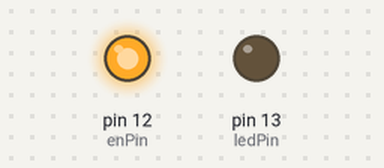
The sketch below on a simulated Teensy 3. Parts: output pins drawn as LEDs (lit = HIGH). Pins used as bus, display or sensor lines are not drawn.

Above: at 5.1 s.
At 18.5 s:
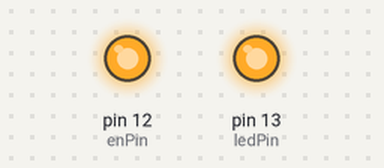
Timing chart, 0 to 40.0 s (numbered marks = the images above):
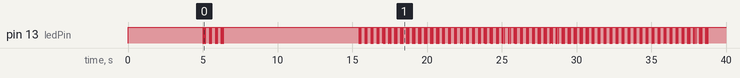

The sketch:

Atlas6.ino
```cpp
// Code for Atlas6 - High altitude balloon
// Based on Teensy 3.0
// RTTY using Interrupts for timing (IntervalTimer lib which is built into the Teensyduino code)
//
// jacoxon@googlemail.com

IntervalTimer timer0;

int txPin = 11, enPin = 12, ledPin = 13;
volatile uint32_t timer0count;
volatile char c;

//Variables
int32_t lat = 514981000, lon = -530000, alt = 0;
uint8_t gps_hour = 0, gps_minute = 0, gps_second = 0, gps_month = 0, gps_day = 0, lock = 0, sats = 0, navmode = 0, n = 1, GPSerror = 0, voltage, int_temp;
char superbuffer [80]; //Telem string buffer
uint8_t buf[60]; //GPS receive buffer
int count = 0;

struct t_htab { char c; int hellpat[5]; } ;

struct t_htab helltab[] = {

  {'1', { B00000100, B00000100, B01111100, B00000000, B00000000 } },
  {'2', { B01001000, B01100100, B01010100, B01001100, B01000000 } },
  {'3', { B01000100, B01000100, B01010100, B01010100, B00111100 } },
  {'4', { B00011100, B00010000, B00010000, B01111100, B00010000 } },
  {'5', { B01000000, B01011100, B01010100, B01010100, B00110100 } },
  {'6', { B00111100, B01010010, B01001010, B01001000, B00110000 } },
  {'7', { B01000100, B00100100, B00010100, B00001100, B00000100 } },
  {'8', { B00111100, B01001010, B01001010, B01001010, B00111100 } },
  {'9', { B00001100, B01001010, B01001010, B00101010, B00111100 } },
  {'0', { B00111000, B01100100, B01010100, B01001100, B00111000 } },
  {'A', { B01111000, B00101100, B00100100, B00101100, B01111000 } },
  {'B', { B01000100, B01111100, B01010100, B01010100, B00101000 } },
  {'C', { B00111000, B01101100, B01000100, B01000100, B00101000 } },
  {'D', { B01000100, B01111100, B01000100, B01000100, B00111000 } },
  {'E', { B01111100, B01010100, B01010100, B01000100, B01000100 } },
  {'F', { B01111100, B00010100, B00010100, B00000100, B00000100 } },
  {'G', { B00111000, B01101100, B01000100, B01010100, B00110100 } },
  {'H', { B01111100, B00010000, B00010000, B00010000, B01111100 } },
  {'I', { B00000000, B01000100, B01111100, B01000100, B00000000 } },
  {'J', { B01100000, B01000000, B01000000, B01000000, B01111100 } },
  {'K', { B01111100, B00010000, B00111000, B00101000, B01000100 } },
  {'L', { B01111100, B01000000, B01000000, B01000000, B01000000 } },
  {'M', { B01111100, B00001000, B00010000, B00001000, B01111100 } },
  {'N', { B01111100, B00000100, B00001000, B00010000, B01111100 } },
  {'O', { B00111000, B01000100, B01000100, B01000100, B00111000 } },
  {'P', { B01000100, B01111100, B01010100, B00010100, B00011000 } },
  {'Q', { B00111000, B01000100, B01100100, B11000100, B10111000 } },
  {'R', { B01111100, B00010100, B00010100, B00110100, B01011000 } },
  {'S', { B01011000, B01010100, B01010100, B01010100, B00100100 } },
  {'T', { B00000100, B00000100, B01111100, B00000100, B00000100 } },
  {'U', { B01111100, B01000000, B01000000, B01000000, B01111100 } },
  {'V', { B01111100, B00100000, B00010000, B00001000, B00000100 } },
  {'W', { B01111100, B01100000, B01111100, B01000000, B01111100 } },
  {'X', { B01000100, B00101000, B00010000, B00101000, B01000100 } },
  {'Y', { B00000100, B00001000, B01110000, B00001000, B00000100 } },
  {'Z', { B01000100, B01100100, B01010100, B01001100, B01100100 } },
  {'.', { B01000000, B01000000, B00000000, B00000000, B00000000 } },
  {'-', { B00010000, B00010000, B00010000, B00010000, B00010000 } },
  {',', { B10000000, B10100000, B01100000, B00000000, B00000000 } },
  {'/', { B01000000, B00100000, B00010000, B00001000, B00000100 } },
  {'@', { B00111000, B01000100, B01010100, B01000100, B00111000 } },
  {'$', { B01011000, B01010100, B11010110, B01010100, B00100100 } },
  {'*', { B00000000, B00000000, B00000100, B00001110, B00000100 } }

};

#define N_HELL  (sizeof(helltab)/sizeof(helltab[0]))

void helldelay()
{
  //Slow
  delay(64);
  delayMicroseconds(900);

  //Feld-Hell
  //delay(8);
  //delayMicroseconds(160);

}

void on()
{
  digitalWrite(txPin, HIGH);
  helldelay();
  digitalWrite(txPin, LOW);
}

void hellsend(char c)
{
  int i,j,q ;
  if (c == ' ') {
      for (int d=0; d<14; d++){
        helldelay();
      }
    return ;
  }
  for (i=0; i<N_HELL; i++) {
    if (helltab[i].c == c) {

      for (j=0; j<=4; j++)
      {
        byte mask = B10000000;
        for (q=0; q<=6; q++)
        {
          if(helltab[i].hellpat[j] & mask) {
            on();
          } else {
            helldelay();
          }
          mask >>= 1;
        }
      }
      for (int d=0; d<14; d++){
        helldelay();
      }
      return ;
    }
  }
  /* if we drop off the end, then we send a space */
}

void hellsendmsg(char *str)
{
  while (*str)
    hellsend(*str++) ;
}

// RTTY Functions - from RJHARRISON's AVR Code
void rtty_txstring (char * string)
{
	/* Simple function to sent a char at a time to
	** rtty_txbyte function.
	** NB Each char is one byte (8 Bits)
	*/
	c = *string++;
	while ( c != '\0')
	{
          timer0count = 0;
          timer0.begin(timerCallback0, 19925); // 19925 (21000 - 18850 microseconds)
          while(timer0count < 11){}
          timer0.end();
          c = *string++;
	}
}

void rtty_txbit (int bit)
{
  		if (bit)
		{
		  // high
                  digitalWrite(txPin, HIGH);
                  digitalWrite(ledPin, HIGH);
		}
		else
		{
		  // low
                  digitalWrite(txPin, LOW);
                  digitalWrite(ledPin, LOW);
		}

}

void timerCallback0() {

  // start, data, data, data, data, data, data, data, data, stop, stop
  if(timer0count == 0){
    rtty_txbit (0); // Start bit
  }
  else if(timer0count >= 1 && timer0count <= 8){
    if (c & 1) rtty_txbit(1);
        else rtty_txbit(0);
    c = c >> 1;
  }
  if(timer0count == 9 || timer0count == 10){
    rtty_txbit (1); // Stop bit
  }
  timer0count++;
}


void setup()
{
  pinMode(txPin, OUTPUT);
  pinMode(enPin, OUTPUT);
  pinMode(ledPin, OUTPUT);

  Serial1.begin(9600);

  analogReference(EXTERNAL);
  analogReadAveraging(32);

  digitalWrite(enPin, HIGH);

  digitalWrite(ledPin, HIGH);
  delay(5000); //delay to allow GPS to fully boot
  digitalWrite(ledPin, LOW);

  rtty_txstring("$$$$");
  setupGPS();
  delay(2000);
}

void loop()
{
  int n;
  count++;

  gps_check_nav();

  if(navmode != 6 && count > 5) {
    setupGPS();
  }

  if((count % 100) == 0) {
    setupGPS();
  }

  delay(100);
  gps_check_lock();
  delay(100);
  gps_get_time();
  delay(100);
  gps_get_position();

  voltage = analogRead(8);
  int_temp =  analogRead(38);

  n=sprintf (superbuffer, "$$ATLAS,%d,%02d:%02d:%02d,%ld,%ld,%ld,%d,%d,%d,%d,%d,%d", count, gps_hour, gps_minute, gps_second, lat, lon, alt, sats, lock, navmode, GPSerror, voltage, int_temp);
  n = sprintf (superbuffer, "%s*%04X\n", superbuffer, gps_CRC16_checksum(superbuffer));

  if((count % 20) == 0){
    hellsendmsg(superbuffer);
    delay(500);
    rtty_txstring("$$$$$$$$$$$$");
  }
  else {
    rtty_txstring("$$");
    rtty_txstring(superbuffer);
  }

}

//************Other Functions*****************

uint16_t gps_CRC16_checksum (char *string)
{
	size_t i;
	uint16_t crc;
	uint8_t c;

	crc = 0xFFFF;

	// Calculate checksum ignoring the first two $s
	for (i = 2; i < strlen(string); i++)
	{
		c = string[i];
		crc = crc_xmodem_update (crc, c);
	}

	return crc;
}

//from
// http://www.nongnu.org/avr-libc/user-manual/group__util__crc.html#gaca726c22a1900f9bad52594c8846115f
uint16_t crc_xmodem_update (uint16_t crc, uint8_t data)
 {
  int i;

  crc = crc ^ ((uint16_t)data << 8);
  for (i=0; i<8; i++)
  {
      if (crc & 0x8000)
          crc = (crc << 1) ^ 0x1021;
      else
          crc <<= 1;
  }

  return crc;
}

// Send a byte array of UBX protocol to the GPS
void sendUBX(uint8_t *MSG, uint8_t len) {
  for(int i=0; i<len; i++) {
    Serial1.write(MSG[i]);
  }
}

void setupGPS() {

  Serial1.clear();
  // Taken from Project Swift (rather than the old way of sending ascii text)
  uint8_t setNMEAoff[] = {0xB5, 0x62, 0x06, 0x00, 0x14, 0x00, 0x01, 0x00, 0x00, 0x00, 0xD0, 0x08, 0x00, 0x00, 0x80, 0x25, 0x00, 0x00, 0x07, 0x00, 0x01, 0x00, 0x00, 0x00, 0x00, 0x00, 0xA0, 0xA9};
  sendUBX(setNMEAoff, sizeof(setNMEAoff)/sizeof(uint8_t));

  delay(500);

  // Check and set the navigation mode (Airborne, 1G)
  uint8_t setNav[] = {0xB5, 0x62, 0x06, 0x24, 0x24, 0x00, 0xFF, 0xFF, 0x06, 0x03, 0x00, 0x00, 0x00, 0x00, 0x10, 0x27, 0x00, 0x00, 0x05, 0x00, 0xFA, 0x00, 0xFA, 0x00, 0x64, 0x00, 0x2C, 0x01, 0x00, 0x00, 0x00, 0x00, 0x00, 0x00, 0x00, 0x00, 0x00, 0x00, 0x00, 0x00, 0x00, 0x00, 0x16, 0xDC};
  sendUBX(setNav, sizeof(setNav)/sizeof(uint8_t));

  /*
  delay(500);

  //set GPS to Eco mode (reduces current by 4mA)
  uint8_t setEco[] = {0xB5, 0x62, 0x06, 0x11, 0x02, 0x00, 0x00, 0x04, 0x1D, 0x85};
  sendUBX(setEco, sizeof(setEco)/sizeof(uint8_t));
  */
}

/**
 * Calculate a UBX checksum using 8-bit Fletcher (RFC1145)
 */
void gps_ubx_checksum(uint8_t* data, uint8_t len, uint8_t* cka,
        uint8_t* ckb)
{
    *cka = 0;
    *ckb = 0;
    for( uint8_t i = 0; i < len; i++ )
    {
        *cka += *data;
        *ckb += *cka;
        data++;
    }
}

/**
 * Verify the checksum for the given data and length.
 */
bool _gps_verify_checksum(uint8_t* data, uint8_t len)
{
    uint8_t a, b;
    gps_ubx_checksum(data, len, &a, &b);
    if( a != *(data + len) || b != *(data + len + 1))
        return false;
    else
        return true;
}

/**
 * Get data from GPS, times out after 1.5 second.
 */
void gps_get_data()
{
    int i = 0;
    unsigned long startTime = millis();
    while (1) {
    // Make sure data is available to read
    if (Serial1.available()) {
      buf[i] = Serial1.read();
      i++;
    }
    // Timeout if no valid response in 1.5 seconds
    if (millis() - startTime > 1500) {
      break;
    }
    }
}
/**
 * Check the navigation status to determine the quality of the
 * fix currently held by the receiver with a NAV-STATUS message.
 */
void gps_check_lock()
{
    GPSerror = 0;
    Serial1.flush();
    Serial1.clear();
    // Construct the request to the GPS
    uint8_t request[8] = {0xB5, 0x62, 0x01, 0x06, 0x00, 0x00,
        0x07, 0x16};
    sendUBX(request, 8);

    // Get the message back from the GPS
    gps_get_data();
    // Verify the sync and header bits
    if( buf[0] != 0xB5 || buf[1] != 0x62 ) {
      GPSerror = 11;
    }
    if( buf[2] != 0x01 || buf[3] != 0x06 ) {
      GPSerror = 12;
    }

    // Check 60 bytes minus SYNC and CHECKSUM (4 bytes)
    if( !_gps_verify_checksum(&buf[2], 56) ) {
      GPSerror = 13;
    }

    if(GPSerror == 0){
    // Return the value if GPSfixOK is set in 'flags'
    if( buf[17] & 0x01 )
        lock = buf[16];
    else
        lock = 0;

    sats = buf[53];
    }
    else {
      lock = 0;
    }
}

/**
 * Poll the GPS for a position message then extract the useful
 * information from it - POSLLH.
 */
void gps_get_position()
{
    GPSerror = 0;
    Serial1.flush();
    Serial1.clear();
    // Request a NAV-POSLLH message from the GPS
    uint8_t request[8] = {0xB5, 0x62, 0x01, 0x02, 0x00, 0x00, 0x03,
        0x0A};
    sendUBX(request, 8);

    // Get the message back from the GPS
    gps_get_data();

    // Verify the sync and header bits
    if( buf[0] != 0xB5 || buf[1] != 0x62 )
        GPSerror = 21;
    if( buf[2] != 0x01 || buf[3] != 0x02 )
        GPSerror = 22;

    if( !_gps_verify_checksum(&buf[2], 32) ) {
      GPSerror = 23;
    }

    if(GPSerror == 0) {
      // 4 bytes of longitude (1e-7)
      lon = (int32_t)buf[10] | (int32_t)buf[11] << 8 |
          (int32_t)buf[12] << 16 | (int32_t)buf[13] << 24;
      //lon /= 1000;

      // 4 bytes of latitude (1e-7)
      lat = (int32_t)buf[14] | (int32_t)buf[15] << 8 |
          (int32_t)buf[16] << 16 | (int32_t)buf[17] << 24;
      //lat /= 1000;

      // 4 bytes of altitude above MSL (mm)
      alt = (int32_t)buf[22] | (int32_t)buf[23] << 8 |
          (int32_t)buf[24] << 16 | (int32_t)buf[25] << 24;
      alt /= 1000;
    }

}

/**
 * Get the gps_hour, gps_minute and gps_second from the GPS using the NAV-TIMEUTC
 * message.
 */
void gps_get_time()
{
    GPSerror = 0;
    Serial1.flush();
    Serial1.clear();
    // Send a NAV-TIMEUTC message to the receiver
    uint8_t request[8] = {0xB5, 0x62, 0x01, 0x21, 0x00, 0x00,
        0x22, 0x67};
     sendUBX(request, 8);

    // Get the message back from the GPS
    gps_get_data();

    // Verify the sync and header bits
    if( buf[0] != 0xB5 || buf[1] != 0x62 )
        GPSerror = 31;
    if( buf[2] != 0x01 || buf[3] != 0x21 )
        GPSerror = 32;

    if( !_gps_verify_checksum(&buf[2], 24) ) {
      GPSerror = 33;
    }

    if(GPSerror == 0) {
      if(gps_hour > 23 || gps_minute > 59 || gps_second > 59)
      {
        GPSerror = 34;
      }
      else {
        gps_month = buf[20];
        gps_day = buf[21];
        gps_hour = buf[22];
        gps_minute = buf[23];
        gps_second = buf[24];
      }
    }
}

/**
 * Verify that the uBlox 6 GPS receiver is set to the <1g airborne
 * navigaion mode.
 */
uint8_t gps_check_nav(void)
{
    Serial1.flush();
    Serial1.clear();
    uint8_t request[8] = {0xB5, 0x62, 0x06, 0x24, 0x00, 0x00,
        0x2A, 0x84};
    sendUBX(request, 8);

    // Get the message back from the GPS
    gps_get_data();

    // Verify sync and header bytes
    if( buf[0] != 0xB5 || buf[1] != 0x62 ){
      GPSerror = 41;
    }
    if( buf[2] != 0x06 || buf[3] != 0x24 ){
      GPSerror = 42;
    }
    // Check 40 bytes of message checksum
    if( !_gps_verify_checksum(&buf[2], 40) ) {
      GPSerror = 43;
    }

    // Return the navigation mode and let the caller analyse it
    navmode = buf[8];
}
```
